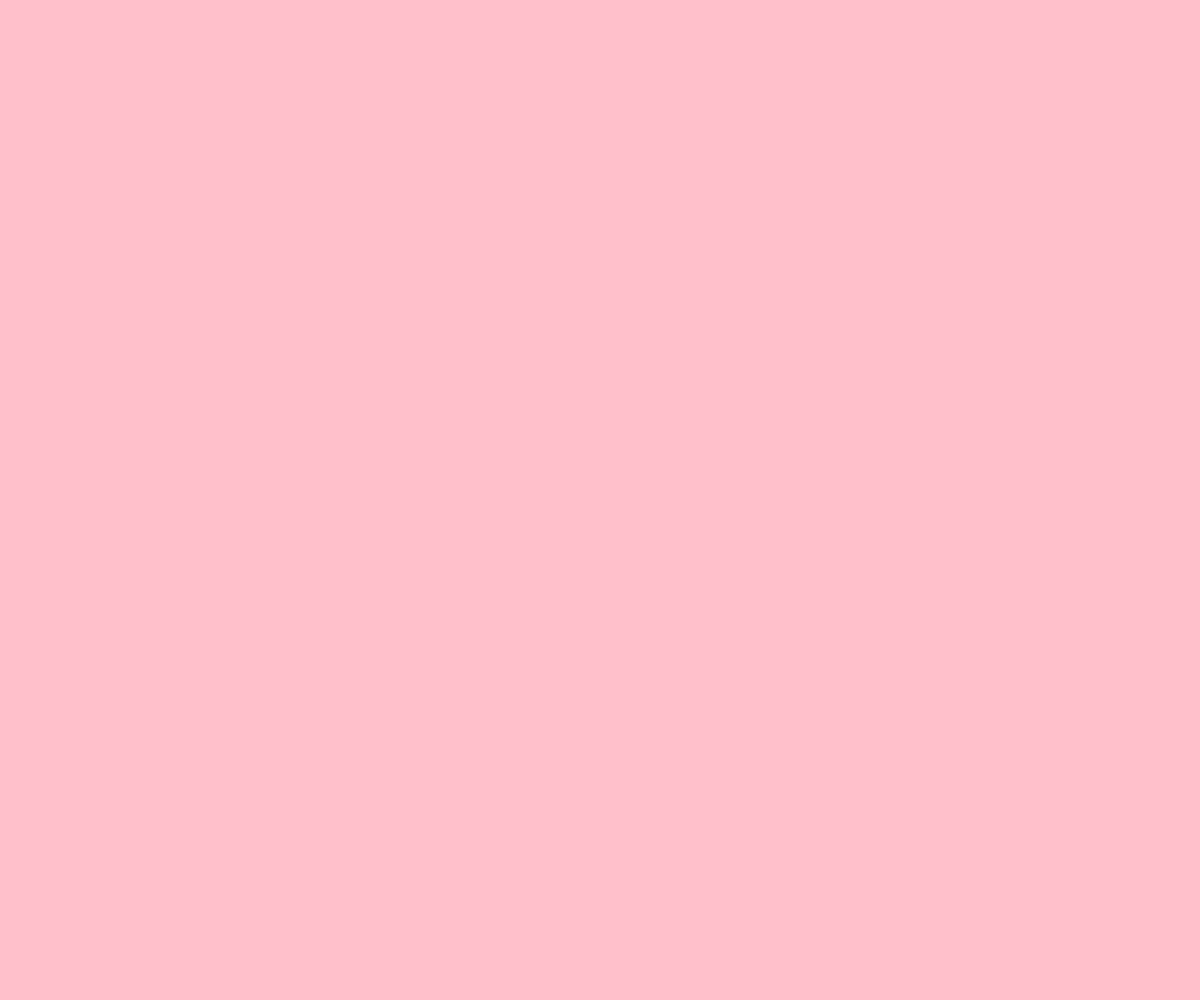
Frame 1 (no input)
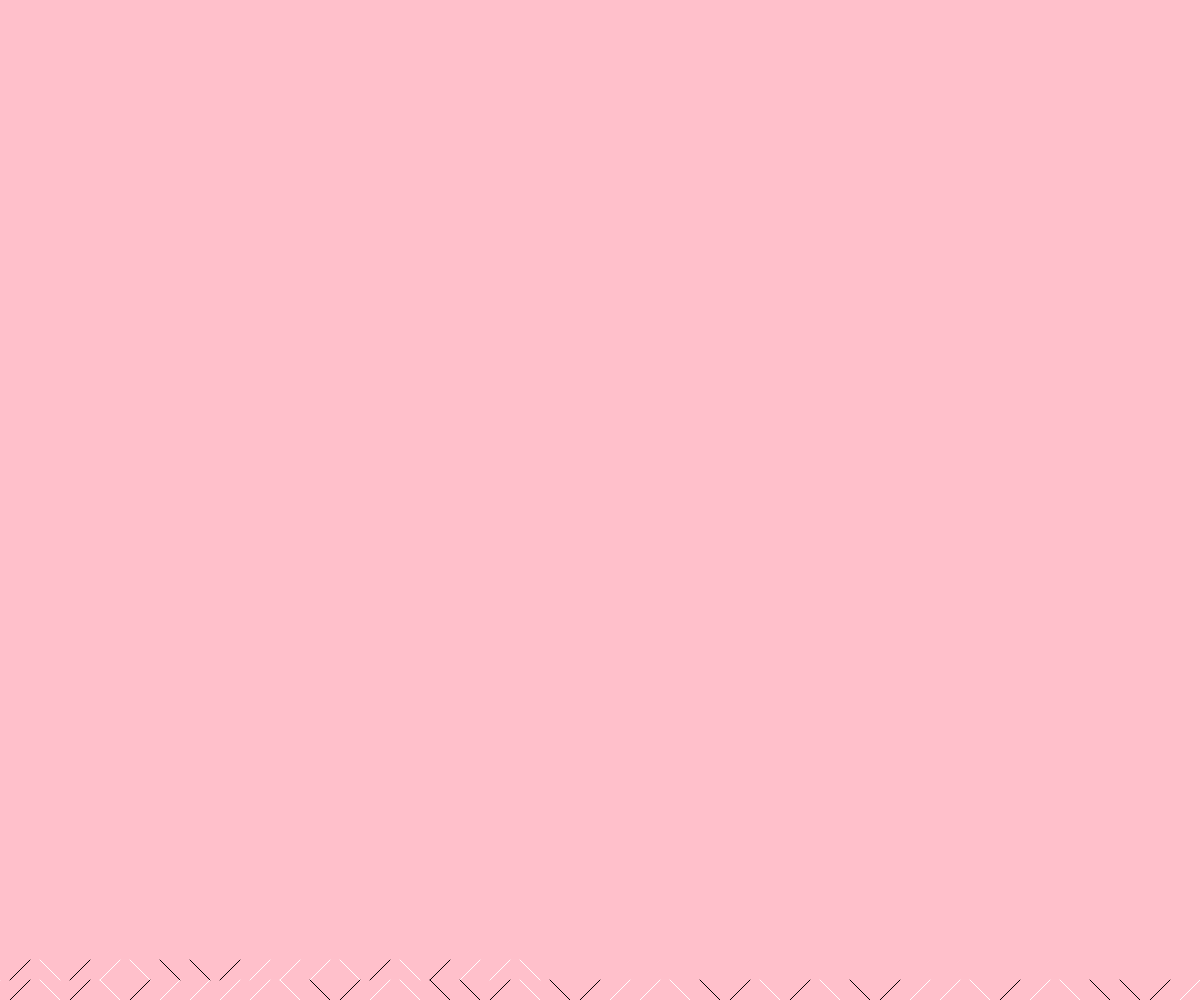
Frame 60 (no input)
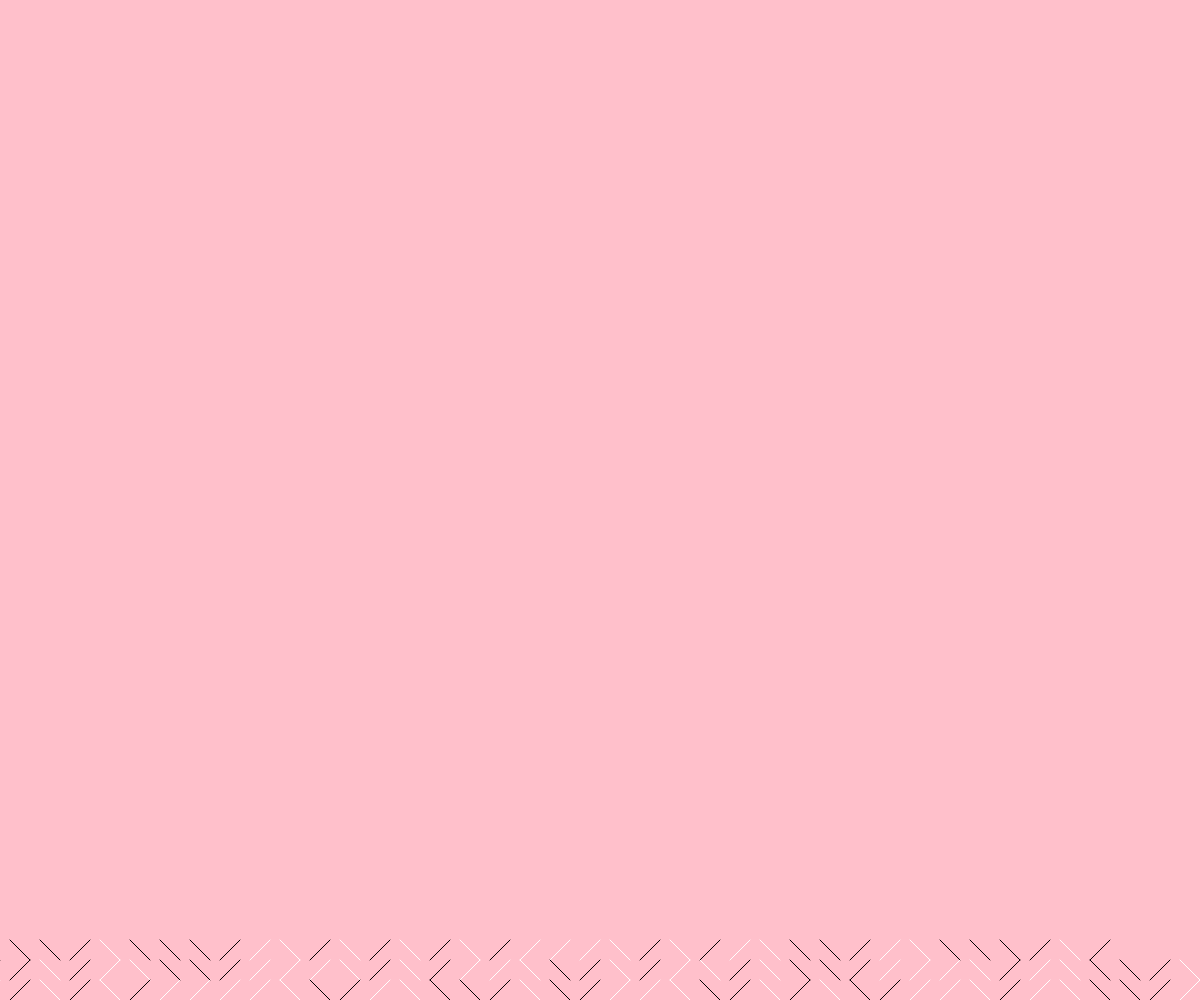
Frame 120 (the mouse pressed at the canvas centre since frame 60)

The p5.js sketch that drew these frames (run headless with seeded random() and noise() and a simulated clock; from frame 60 on, the mouse is pressed at the canvas centre):

// p5.js sketch
// ── sketch.js
// -
// Variazioni 10 print 0.2 by Angelica Gasperoni [10print, variazioni]
// 2020 © Angelica @Angelica147, Daniele @Fupete and the course DSII2020 at DESIGN.unirsm 
// github.com/dsii-2020-unirsm — github.com/fupete
// Educational purposes, MIT License, 2020, San Marino
// 
// 
// —
// Credits/Thanks to: 
// 10 PRINT CHR$(205.5+RND(1)); : GOTO 10 book for https://10print.org/
// —
//
//
//

let w = 0; //larghezza
let h = 0; //altezza
let x1;
let x2;
let y1;
let y2;
let dim = 20; //dimensione
let t = 0; //variabile

function setup() {
  createCanvas(windowWidth, windowHeight); //canvas della dimensione dello schermo
  background("#FFC0CB"); //codice colore sfondo
}

function draw() {  
  
  x1 = w + 10; //dimensione
  x2 = w - 10; //dimensione
  y1 = h + 10; //dimensione
  y2 = h - 10; //dimensione
  
  
//  fill(r,g,b); //metodo di colore da usare
  frameRate(50); //velocità 
  translate((-dim/2), windowHeight-(dim/2)); //punto di partenza
  
  w += 30; //distanza tra gli oggetti
  
 

  if (random(2) <= 1) { //lancio un "dado": valore compreso tra 0 e 2: se è <= 0.5 allora fammi questo oggetto
  line(x2, y1, x1, y2);
  stroke(255);
    
  } else {
  line (x1, y1, x2, y2);
  stroke(0);
  }
  
  t+= 0.1; //velocità
  
  if (w > windowWidth) {
    w=0;
    h-=dim; //parte dall'angolo in basso a sinistra e sale (-)
  }
  
  if (h<(-windowHeight)) {
    w=0;
    h=0; //riparte dall'angolo in basso a sinistra e scende
  }

}
